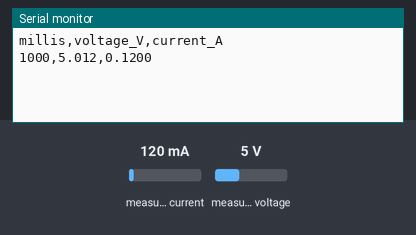
Simulated run of this sketch. Board: ESP32. Shown: the last lines printed to the serial monitor. Inputs (shaded band) come from the test bench; at power-on: measured current 120 mA, measured voltage 5 V.

Above: at 1.8 s.
1.9 s: measured current set to 40 mA
At 2.8 s:
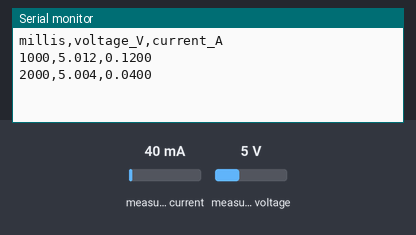
3.4 s: measured voltage set to 0.3 V
At 4.7 s:
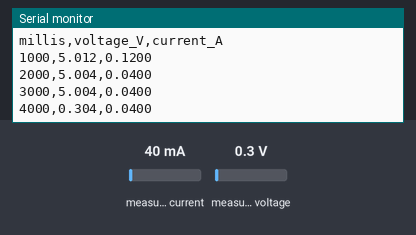
4.9 s: measured current set to 500 mA
At 5.5 s:
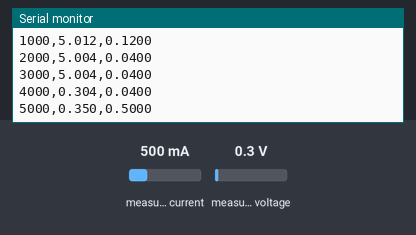
Timing chart, 0 to 7.9 s (numbered marks = the images above; inputs shaded):
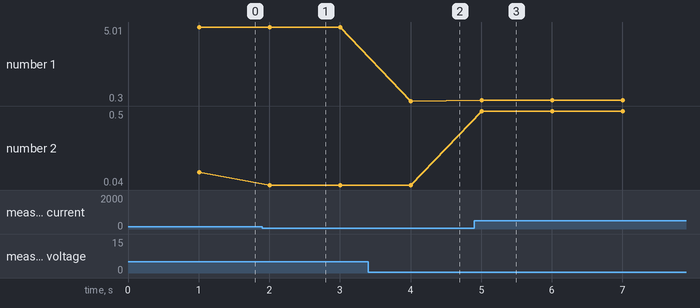

Measured:
- after the input at 1.9 s, the serial monitor: prints a new line after 0.11 s (image 1)
- after the input at 3.4 s, the serial monitor: prints a new line after 0.61 s (image 2)
- after the input at 4.9 s, the serial monitor: prints a new line after 0.11 s (image 3)
- plotted number 1: 5.01 → 5 after the input at 1.9 s, 5 → 0.3 after the input at 3.4 s, 0.3 → 0.35 after the input at 4.9 s
- plotted number 2: 0.12 → 0.04 after the input at 1.9 s, 0.04 → 0.5 after the input at 4.9 s

The sketch:

esp32_battery_monitor.ino
```cpp
/*
 * SmartCell - ESP32 battery voltage/current logger (INA219)
 *
 * Wiring: battery+ -> INA219 VIN+, INA219 VIN- -> load(+),
 *         load(-) -> battery- (shared ground with ESP32).
 *         INA219 SDA/SCL -> ESP32 default I2C pins (GPIO21/GPIO22).
 * This is high-side sensing: current is positive while the battery is
 * DISCHARGING into the load. If your reading comes out negative, either
 * swap VIN+/VIN- or negate current in the Python script (one flag, see
 * CURRENT_SIGN in soh_rul_monitor.py) - don't rewire for it.
 *
 * Output: one CSV line per sample over Serial (115200 baud):
 *   millis,voltage_V,current_A
 *
 * Requires the Adafruit INA219 library (Library Manager -> "Adafruit INA219").
 */

#include <Wire.h>
#include <Adafruit_INA219.h>

Adafruit_INA219 ina219;

const unsigned long SAMPLE_INTERVAL_MS = 1000;  // 1 Hz - plenty for a battery that changes over minutes/hours
unsigned long lastSample = 0;

void setup() {
  Serial.begin(115200);
  while (!Serial) { delay(10); }

  Wire.begin();
  if (!ina219.begin()) {
    Serial.println("ERROR: INA219 not found - check wiring/I2C address");
    while (1) { delay(1000); }
  }

  // Uncomment if you're monitoring near the sensor's max current for your
  // shunt (default range is +-3.2A at 0.1 ohm shunt on most breakouts):
  // ina219.setCalibration_32V_1A();

  Serial.println("millis,voltage_V,current_A");  // header line, Python skips non-numeric lines
}

void loop() {
  unsigned long now = millis();
  if (now - lastSample < SAMPLE_INTERVAL_MS) return;
  lastSample = now;

  float busVoltage_V = ina219.getBusVoltage_V();
  float shuntVoltage_mV = ina219.getShuntVoltage_mV();
  float current_A = ina219.getCurrent_mA() / 1000.0;
  float terminalVoltage_V = busVoltage_V + (shuntVoltage_mV / 1000.0);  // battery-side terminal voltage

  Serial.print(now);
  Serial.print(",");
  Serial.print(terminalVoltage_V, 3);
  Serial.print(",");
  Serial.println(current_A, 4);
}
```
